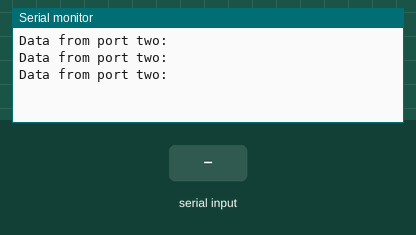
A sketch run on a simulated Arduino Mega 2560, built with avr-gcc and run on an emulated ATmega2560. On the bench: the last lines printed to the serial monitor. The test bench sets the inputs (shaded band).

Above: at 3.8 s.
3.9 s: "1" received over the second serial link
At 4.6 s:
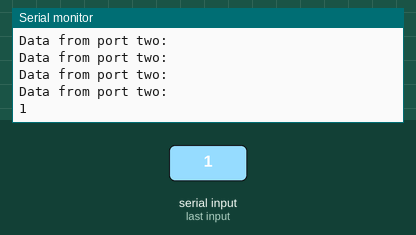
5.5 s: "0" received over the second serial link
At 6.8 s:
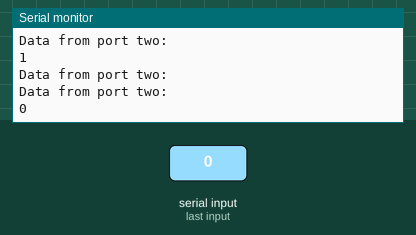
7.0 s: "2" received over the second serial link
At 7.8 s:
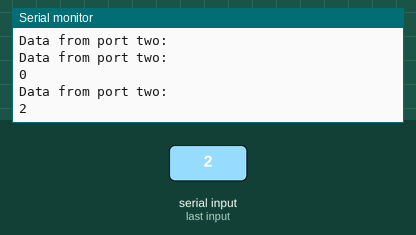

The sketch:

serial_test.ino
```cpp
#include <SoftwareSerial.h>
//// software serial #1: TX = digital pin 10, RX = digital pin 11
//SoftwareSerial portOne(10, 11);

// software serial #2: TX = digital pin 8, RX = digital pin 9
// on the Mega, use other pins instead, since 8 and 9 don't work on the Mega
SoftwareSerial portTwo(8, 9);

void setup() {
  // Open serial communications and wait for port to open:
  Serial.begin(9600);
  while (!Serial) {
    ; // wait for serial port to connect. Needed for native USB port only
  }


//  // Start each software serial port
//  portOne.begin(9600);
  portTwo.begin(57600);
}

void loop() {
//  // By default, the last intialized port is listening.
//  // when you want to listen on a port, explicitly select it:
//  portOne.listen();
//  Serial.println("Data from port one:");
//  // while there is data coming in, read it
//  // and send to the hardware serial port:
//  while (portOne.available() > 0) {
//    char inByte = portOne.read();
//    Serial.write(inByte);
//  }
//
//  // blank line to separate data from the two ports:
  Serial.println();
  delay(1000);
  // Now listen on the second port
  portTwo.listen();
  // while there is data coming in, read it
  // and send to the hardware serial port:
  Serial.println("Data from port two:");
  while (portTwo.available() > 0) {
    char inByte = portTwo.read();
    Serial.write(inByte);
  }

  // blank line to separate data from the two ports:
  Serial.println();
}
```

Measured:
- after the input at 3.9 s, the serial monitor: prints a new line after 0.12 s (image 1)
- after the input at 5.5 s, the serial monitor: prints a new line after 0.52 s (image 2)
- after the input at 7.0 s, the serial monitor: prints a new line at once (image 3)
